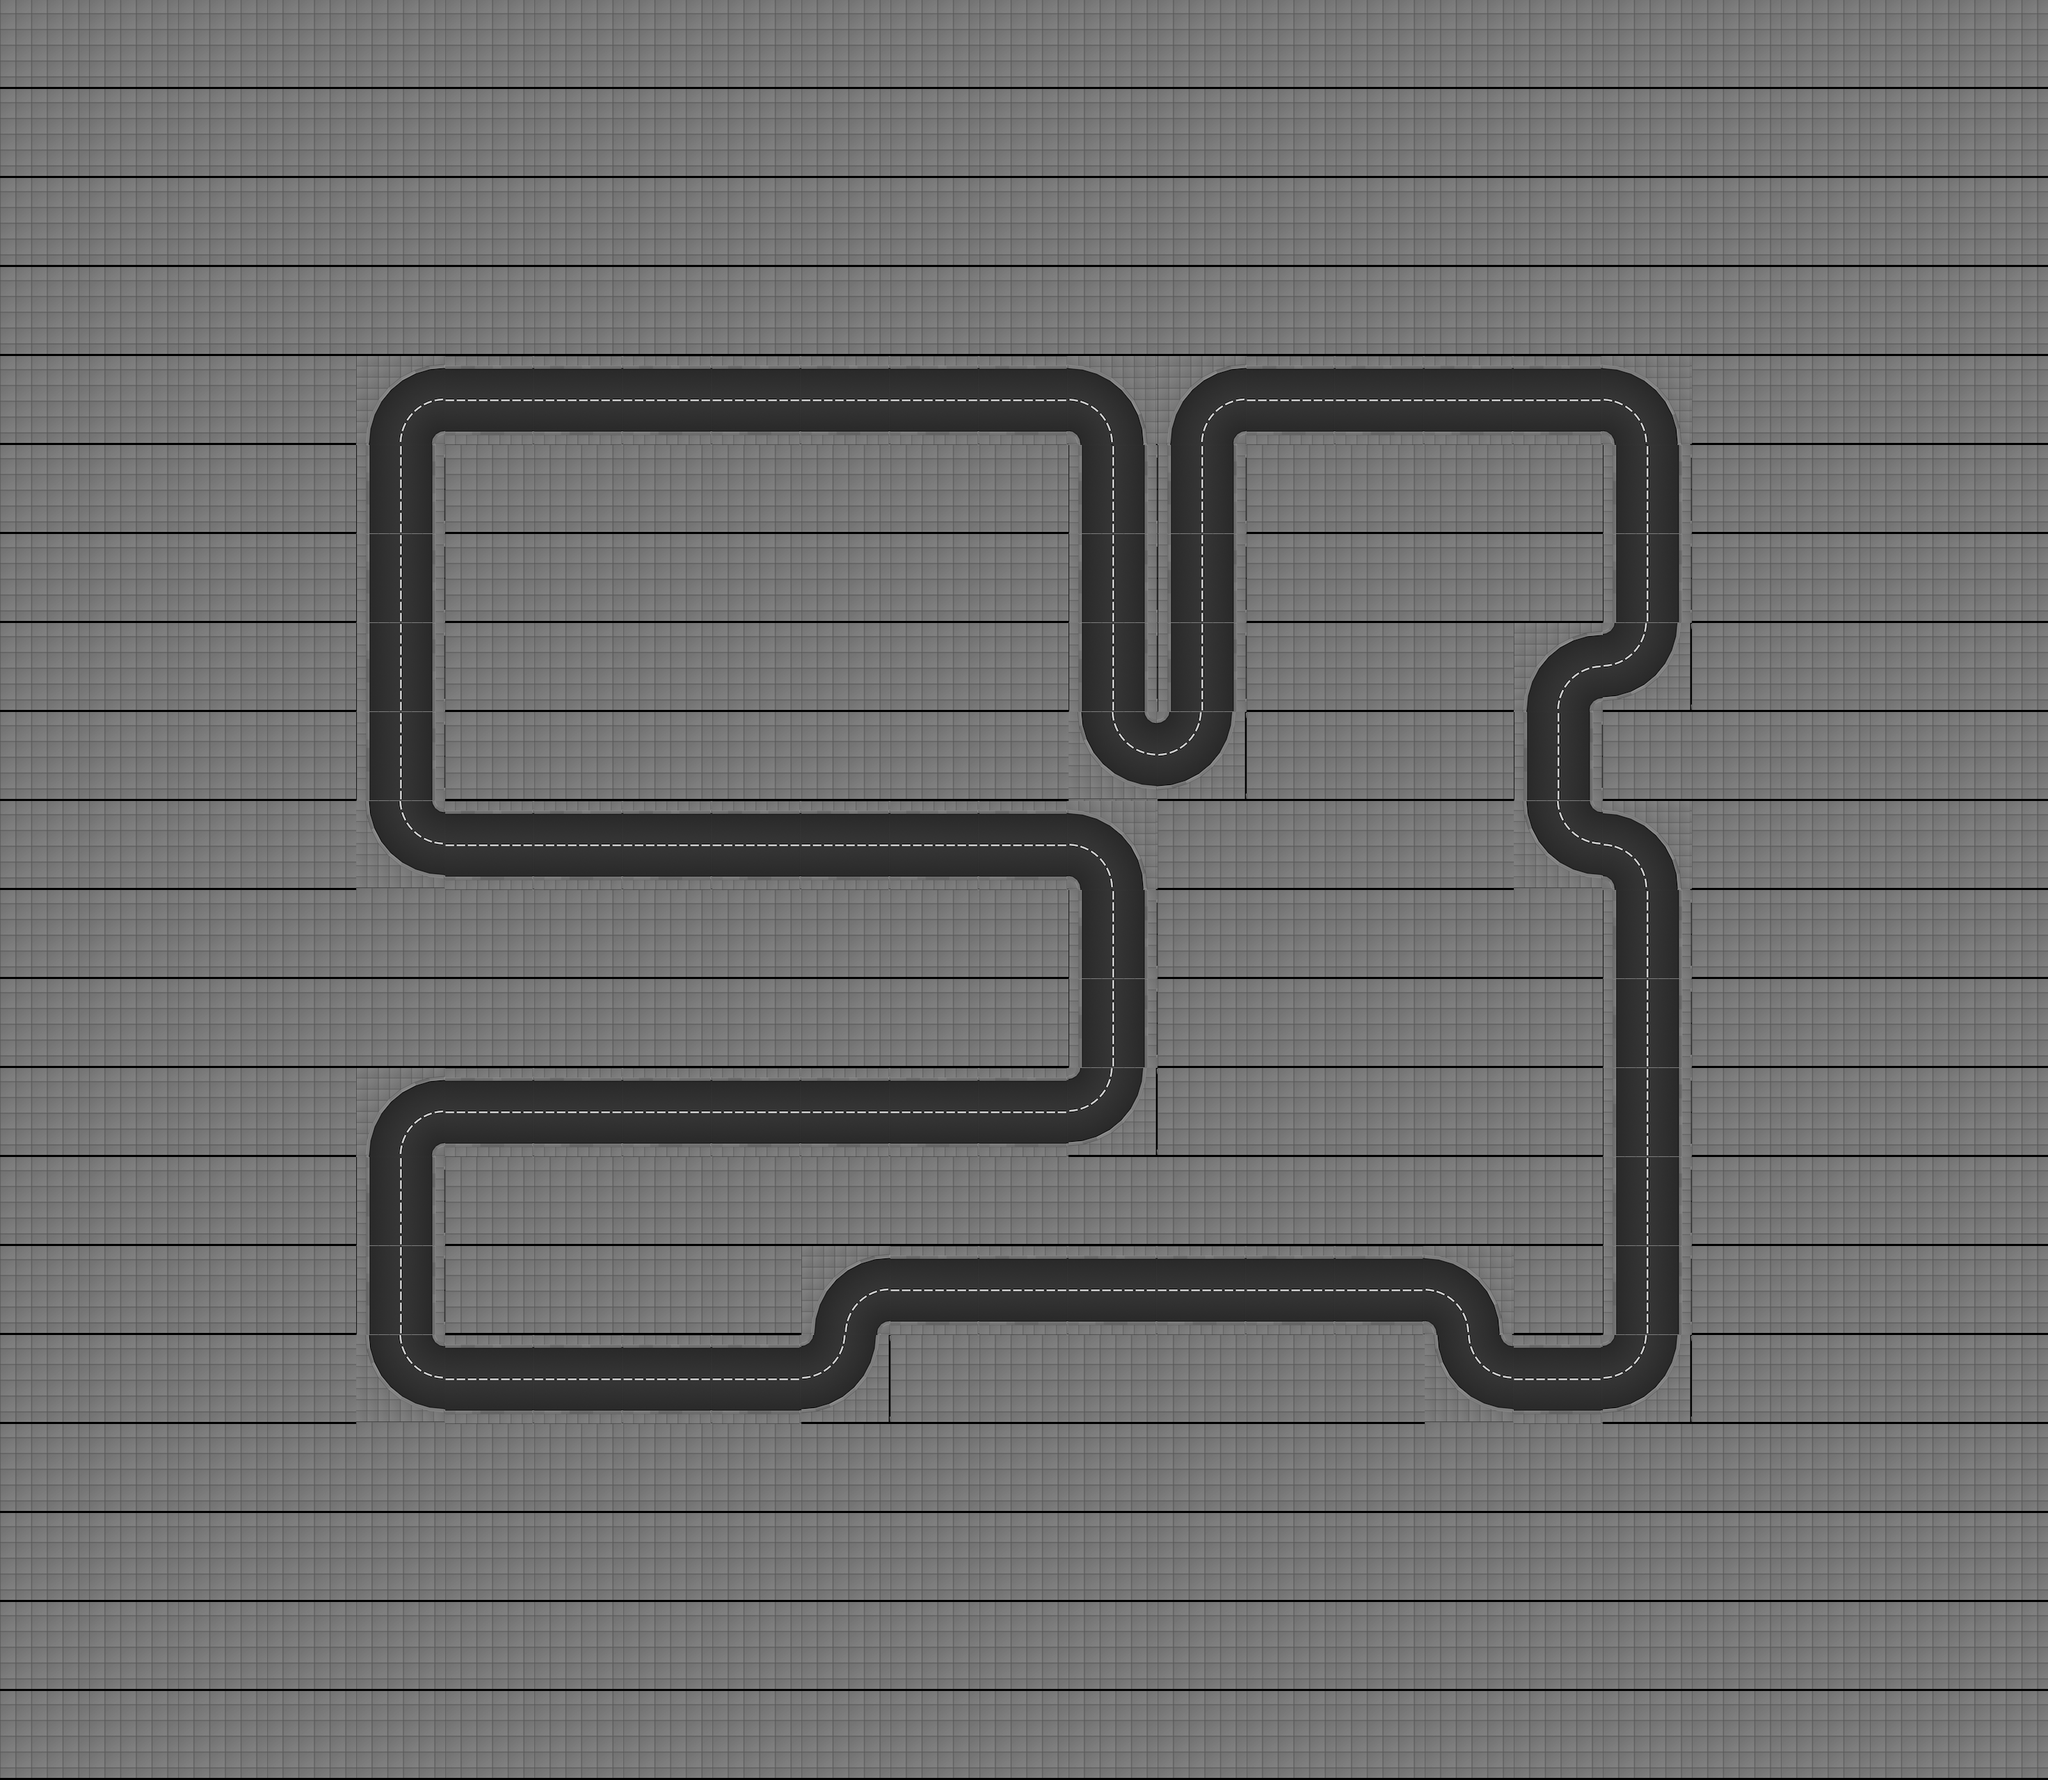

This is a level from a 2D game, rendered from its Tiled map with the project's own tilesets. A one-line summary and the map file follow, with tile-layer data summarised:
An orthogonal 23x20 tile map with 128x128 px tiles, 1 tile layer (track), 2 tilesets and 471 objects (45x appartment_roof_01, 19x office_06_ground_floor, 19x office_06_floor, 17x appartment_ground_floor_01, 14x appartment_ground_floor_02, ...).

<map height="20" infinite="0" nextlayerid="1" nextobjectid="1" orientation="orthogonal" renderorder="right-down" tiledversion="1.2.2" tileheight="128" tilewidth="128" version="1.2" width="23"><tileset firstgid="1" source="../../gbResources/set_tiles.tsx" /><tileset firstgid="134" source="../../gbResources/set_objects.tsx" /><layer height="20" id="1" name="track" width="23"><data>[460 cells, 460 non-empty, 7 distinct tile ids]</data></layer><objectgroup id="1" name="walls"><object id="1" x="512" y="640"><polyline points="16,0 32,-64 64,-96 128,-112" /></object><object id="2" x="512" y="640"><polyline points="112,0 114,-8 120,-14 128,-16" /></object><object id="3" x="512" y="704.0"><polyline points="16,-64 16,64" /></object><object id="4" x="512" y="704.0"><polyline points="112,-64 112,64" /></object><object id="5" x="512" y="832.0"><polyline points="16,-64 16,64" /></object><object id="6" x="512" y="832.0"><polyline points="112,-64 112,64" /></object><object id="7" x="512" y="960.0"><polyline points="16,-64 16,64" /></object><object id="8" x="512" y="960.0"><polyline points="112,-64 112,64" /></object><object id="9" x="512" y="1088.0"><polyline points="16,-64 16,64" /></object><object id="10" x="512" y="1088.0"><polyline points="112,-64 112,64" /></object><object id="11" x="512" y="1280"><polyline points="16,-128 32,-64 64,-32 128,-16" /></object><object id="12" x="512" y="1280"><polyline points="112,-128 114,-120 120,-114 128,-112" /></object><object id="13" x="512" y="1664"><polyline points="16,0 32,-64 64,-96 128,-112" /></object><object id="14" x="512" y="1664"><polyline points="112,0 114,-8 120,-14 128,-16" /></object><object id="15" x="512" y="1728.0"><polyline points="16,-64 16,64" /></object><object id="16" x="512" y="1728.0"><polyline points="112,-64 112,64" /></object><object id="17" x="512" y="1856.0"><polyline points="16,-64 16,64" /></object><object id="18" x="512" y="1856.0"><polyline points="112,-64 112,64" /></object><object id="19" x="512" y="2048"><polyline points="16,-128 32,-64 64,-32 128,-16" /></object><object id="20" x="512" y="2048"><polyline points="112,-128 114,-120 120,-114 128,-112" /></object><object id="21" x="640" y="592.0"><polyline points="0,-64 128,-64" /></object><object id="22" x="640" y="560.0"><polyline points="0,64 128,64" /></object><object id="23" x="640" y="1232.0"><polyline points="0,-64 128,-64" /></object><object id="24" x="640" y="1200.0"><polyline points="0,64 128,64" /></object><object id="25" x="640" y="1616.0"><polyline points="0,-64 128,-64" /></object><object id="26" x="640" y="1584.0"><polyline points="0,64 128,64" /></object><object id="27" x="640" y="2000.0"><polyline points="0,-64 128,-64" /></object><object id="28" x="640" y="1968.0"><polyline points="0,64 128,64" /></object><object id="29" x="768" y="592.0"><polyline points="0,-64 128,-64" /></object><object id="30" x="768" y="560.0"><polyline points="0,64 128,64" /></object><object id="31" x="768" y="1232.0"><polyline points="0,-64 128,-64" /></object><object id="32" x="768" y="1200.0"><polyline points="0,64 128,64" /></object><object id="33" x="768" y="1616.0"><polyline points="0,-64 128,-64" /></object><object id="34" x="768" y="1584.0"><polyline points="0,64 128,64" /></object><object id="35" x="768" y="2000.0"><polyline points="0,-64 128,-64" /></object><object id="36" x="768" y="1968.0"><polyline points="0,64 128,64" /></object><object id="37" x="896" y="592.0"><polyline points="0,-64 128,-64" /></object><object id="38" x="896" y="560.0"><polyline points="0,64 128,64" /></object><object id="39" x="896" y="1232.0"><polyline points="0,-64 128,-64" /></object><object id="40" x="896" y="1200.0"><polyline points="0,64 128,64" /></object><object id="41" x="896" y="1616.0"><polyline points="0,-64 128,-64" /></object><object id="42" x="896" y="1584.0"><polyline points="0,64 128,64" /></object><object id="43" x="896" y="2000.0"><polyline points="0,-64 128,-64" /></object><object id="44" x="896" y="1968.0"><polyline points="0,64 128,64" /></object><object id="45" x="1024" y="592.0"><polyline points="0,-64 128,-64" /></object><object id="46" x="1024" y="560.0"><polyline points="0,64 128,64" /></object><object id="47" x="1024" y="1232.0"><polyline points="0,-64 128,-64" /></object><object id="48" x="1024" y="1200.0"><polyline points="0,64 128,64" /></object><object id="49" x="1024" y="1616.0"><polyline points="0,-64 128,-64" /></object><object id="50" x="1024" y="1584.0"><polyline points="0,64 128,64" /></object><object id="51" x="1024" y="2000.0"><polyline points="0,-64 128,-64" /></object><object id="52" x="1024" y="1968.0"><polyline points="0,64 128,64" /></object><object id="53" x="1152" y="592.0"><polyline points="0,-64 128,-64" /></object><object id="54" x="1152" y="560.0"><polyline points="0,64 128,64" /></object><object id="55" x="1152" y="1232.0"><polyline points="0,-64 128,-64" /></object><object id="56" x="1152" y="1200.0"><polyline points="0,64 128,64" /></object><object id="57" x="1152" y="1616.0"><polyline points="0,-64 128,-64" /></object><object id="58" x="1152" y="1584.0"><polyline points="0,64 128,64" /></object><object id="59" x="1152" y="1920"><polyline points="16,0 32,-64 64,-96 128,-112" /></object><object id="60" x="1152" y="1920"><polyline points="112,0 114,-8 120,-14 128,-16" /></object><object id="61" x="1152" y="2048"><polyline points="112,-128 96,-64 64,-32 0,-16" /></object><object id="62" x="1152" y="2048"><polyline points="16,-128 14,-120 8,-114 0,-112" /></object><object id="63" x="1280" y="592.0"><polyline points="0,-64 128,-64" /></object><object id="64" x="1280" y="560.0"><polyline points="0,64 128,64" /></object><object id="65" x="1280" y="1232.0"><polyline points="0,-64 128,-64" /></object><object id="66" x="1280" y="1200.0"><polyline points="0,64 128,64" /></object><object id="67" x="1280" y="1616.0"><polyline points="0,-64 128,-64" /></object><object id="68" x="1280" y="1584.0"><polyline points="0,64 128,64" /></object><object id="69" x="1280" y="1872.0"><polyline points="0,-64 128,-64" /></object><object id="70" x="1280" y="1840.0"><polyline points="0,64 128,64" /></object><object id="71" x="1408" y="592.0"><polyline points="0,-64 128,-64" /></object><object id="72" x="1408" y="560.0"><polyline points="0,64 128,64" /></object><object id="73" x="1408" y="1232.0"><polyline points="0,-64 128,-64" /></object><object id="74" x="1408" y="1200.0"><polyline points="0,64 128,64" /></object><object id="75" x="1408" y="1616.0"><polyline points="0,-64 128,-64" /></object><object id="76" x="1408" y="1584.0"><polyline points="0,64 128,64" /></object><object id="77" x="1408" y="1872.0"><polyline points="0,-64 128,-64" /></object><object id="78" x="1408" y="1840.0"><polyline points="0,64 128,64" /></object><object id="79" x="1536" y="640"><polyline points="0,-112 64,-96 96,-64 112,0" /></object><object id="80" x="1536" y="640"><polyline points="0,-16 8,-14 14,-8 16,0" /></object><object id="81" x="1536" y="704.0"><polyline points="16,-64 16,64" /></object><object id="82" x="1536" y="704.0"><polyline points="112,-64 112,64" /></object><object id="83" x="1536" y="832.0"><polyline points="16,-64 16,64" /></object><object id="84" x="1536" y="832.0"><polyline points="112,-64 112,64" /></object><object id="85" x="1536" y="960.0"><polyline points="16,-64 16,64" /></object></objectgroup><objectgroup id="2" name="route"><!-- 1 objects omitted --></objectgroup><objectgroup id="3" name="lights"><!-- 78 objects omitted --></objectgroup><objectgroup id="4" name="slow_motion_triggers"><!-- 20 objects omitted --></objectgroup><objectgroup id="5" name="speed_up_triggers"><!-- 10 objects omitted --></objectgroup><objectgroup id="6" name="buildings"><!-- 202 objects omitted --></objectgroup><objectgroup id="7" name="spawners"><!-- 4 objects omitted --></objectgroup></map>
<!-- 386 of 471 objects omitted -->
